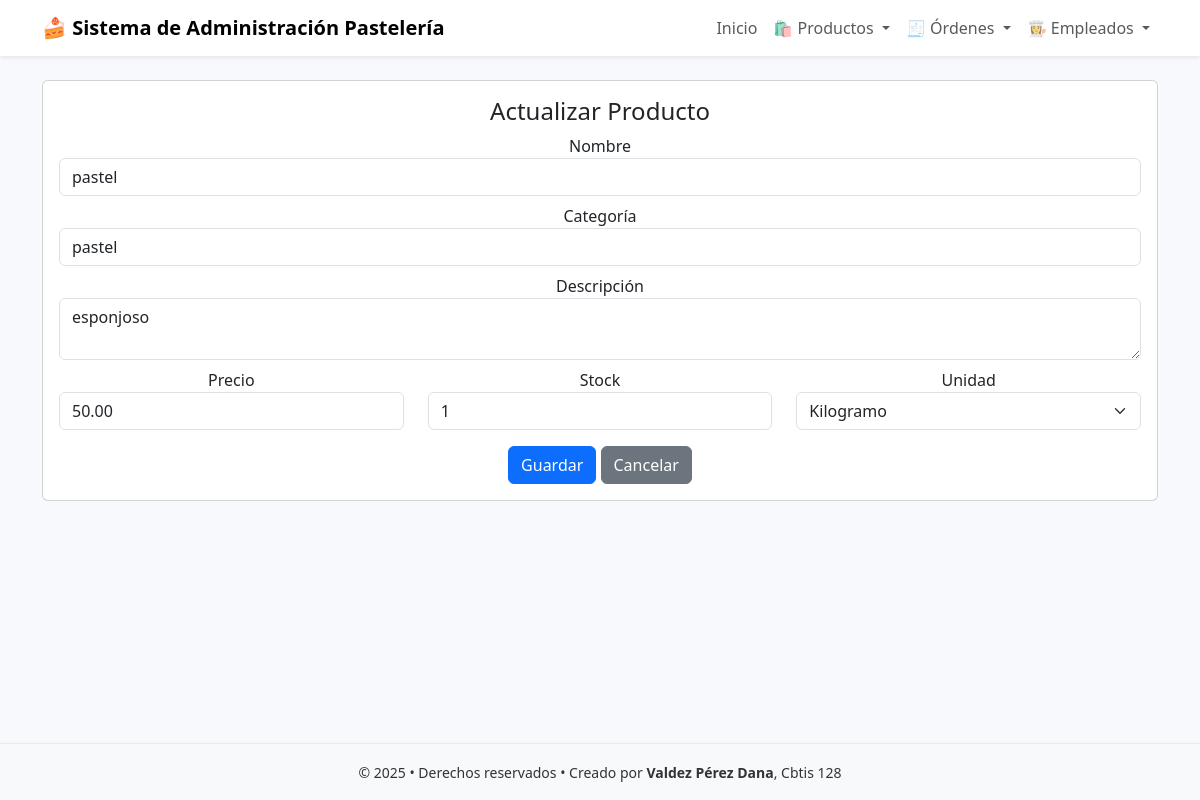
The app's page /productos/3/editar/ with its own data.
### app_pasteleria/models.py (models this page shows, shortened)
class Producto(models.Model):
    ID_producto = models.AutoField(primary_key=True)
    nombre = models.CharField(max_length=100)
    categoria = models.CharField(max_length=50)
    descripcion = models.TextField(blank=True, null=True)
    precio = models.DecimalField(max_digits=10, decimal_places=2)
    stock = models.PositiveIntegerField()
    UNIDADES = [
        ('kg', 'Kilogramo'),
        ('gr', 'Gramo'),
        ('L', 'Litro'),
        ('unidad', 'Unidad'),
    ]
    unidad_medida = models.CharField(max_length=10, choices=UNIDADES, default='unidad')

### app_pasteleria/views.py (the view)
# urls.py: path('productos/<int:pk>/editar/', views.actualizar_pasteleria, name='actualizar_pasteleria'),
def actualizar_pasteleria(request, pk):
    producto = get_object_or_404(Producto, pk=pk)
    return render(request, 'categoria/actualizar_producto.html', {'producto': producto})

### app_pasteleria/templates/categoria/actualizar_producto.html (shortened to what this page needs)
{% extends 'base.html' %}
{% block content %}
<div class="card">
  <div class="card-body">
    <h4>Actualizar Producto</h4>
    <form method="post" action="{% url 'realizar_actualizar_producto' producto.pk %}">
      <div class="mb-2"><label>Nombre</label><input class="form-control" name="nombre" value="{{ producto.nombre }}"></div>
      <div class="mb-2"><label>Categoría</label><input class="form-control" name="categoria" value="{{ producto.categoria }}"></div>
      <div class="mb-2"><label>Descripción</label><textarea class="form-control" name="descripcion">{{ producto.descripcion }}</textarea></div>
      <div class="row">
        <div class="col"><label>Precio</label><input class="form-control" name="precio" type="number" step="0.01" value="{{ producto.precio }}"></div>
        <div class="col"><label>Stock</label><input class="form-control" name="stock" type="number" value="{{ producto.stock }}"></div>
        <div class="col">
          <label>Unidad</label>
            <select class="form-select" name="unidad_medida">
              <option value="kg" {% if producto.unidad_medida == "kg" %}selected{% endif %}>Kilogramo</option>
            </select>
        </div>
      </div>
      <div class="mt-3">
        <button class="btn btn-primary">Guardar</button>
        <a class="btn btn-secondary" href="{% url 'inicio_pasteleria' %}">Cancelar</a>
      </div>
    </form>
  </div>
</div>
{% endblock %}

### app_pasteleria/templates/base.html (style rules this page uses)
:root { --bg-soft:#f7f9fc; --card:#ffffff; --accent:#f6d6e0; --muted:#6c757d; }
body { background: var(--bg-soft); color:#333; }

### records on screen
Producto: nombre "pastel", categoria "pastel", descripcion "esponjoso", precio "50.00", stock "1", unidad_medida "Kilogramo"
